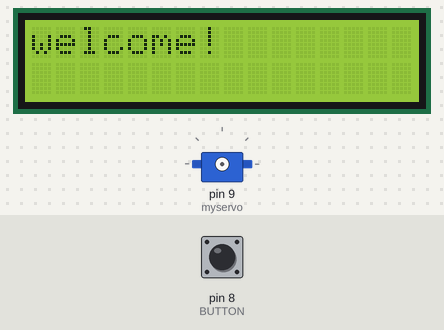
Bench run of a sketch on a simulated Arduino Uno, built with avr-gcc and run on an emulated ATmega328P. Shown: 16×2 character LCD, servo. The inputs (shaded band) are chosen by the test bench; at power-on: pin 8 (BUTTON) HIGH. What the sketch prints to the serial monitor is not drawn.

Above: at 0.1 s.
3.3 s: pin 8 (BUTTON) pulled LOW for 0.15 s
At 3.6 s:
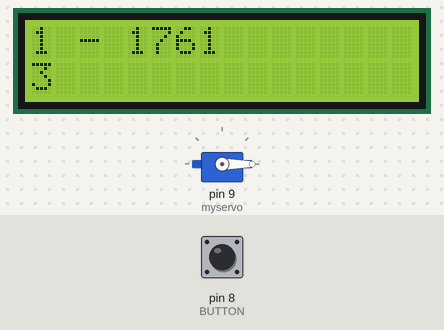
4.9 s: pin 8 (BUTTON) pulled LOW for 1 s
At 6.2 s:
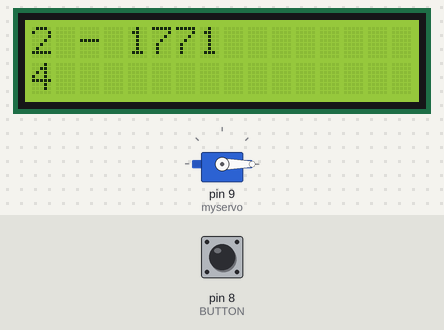
7.4 s: pin 8 (BUTTON) pulled LOW for 0.15 s
At 8.1 s:
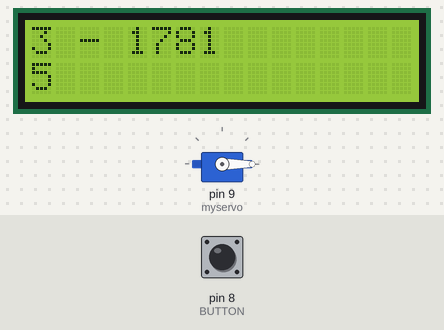
9.0 s: pin 8 (BUTTON) pulled LOW for 1 s
At 10.3 s:
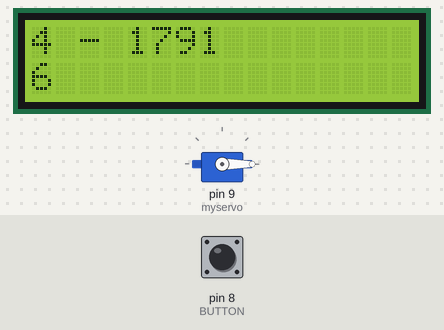
Timing chart, 0 to 12.0 s (numbered marks = the images above; inputs shaded):
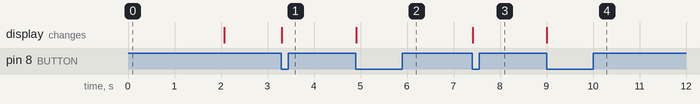

The sketch:

lcd_button_servo.ino
```cpp
// Servo stuff
#include <Servo.h>
Servo myservo;
float value;


// Lyquid Crystal stuff
#include <LiquidCrystal.h>
// initialize the library by associating any needed LCD interface pin
// with the arduino pin number it is connected to
const int rs = 12, en = 11, d4 = 5, d5 = 4, d6 = 3, d7 = 2;
LiquidCrystal lcd(rs, en, d4, d5, d6, d7);


#include "dataset.h"
#define BUTTON 8
int index = 0;
boolean pressed = false;

// SETUP /////////////////////////////////////////////////////////////
void setup() {
  // set up the LCD's number of columns and rows:
  lcd.begin(16, 2);

  // Print a message to the LCD.
  lcd.print("welcome!");
  delay(2000);
  lcd.clear();

  Serial.begin(9600);
  pinMode(BUTTON, INPUT_PULLUP);

  myservo.attach(9);

}


// LOOP //////////////////////////////////////////////////////////////
void loop() {
  if( !digitalRead(BUTTON ) && !pressed )
  {
    pressed = true;
    index = (++index) % NUMBEROFRECORDS;
    printNewData(index);
  } else if (digitalRead(BUTTON) && pressed )
  {
    pressed = false;
  }

  writeToServo( values[index] );

  delay(10);
}

// UTILITY ///////////////////////////////////////////////////////////
void printNewData(int _index)
{
  Serial.print(_index);
  Serial.print(" - ");
  Serial.print(years[_index]);
  Serial.print(") ");
  Serial.println(values[_index]);
  lcd.clear();
  lcd.print( _index );
  lcd.print(" - ");
  lcd.print( years[_index] );
  lcd.setCursor(0, 1);
  lcd.print( values[_index] );
}

void writeToServo(int _value)
{
  float val = map(_value, DATAMIN, DATAMAX, 0, 180);     // scale it to use it with the servo (value between 0 and 180)
  myservo.write(val);
}
```

dataset.h
```cpp
const int NUMBEROFRECORDS = 27;
int years[] = {1751, 1761, 1771, 1781, 1791, 1801, 1811, 1821, 1831, 1841, 1851, 1861, 1871, 1881, 1891, 1901, 1911, 1921, 1931, 1941, 1951, 1961, 1971, 1981, 1991, 2001, 2011};
int values[]= {3, 3, 4, 5, 6, 8, 11, 14, 23, 34, 54, 95, 156, 243, 372, 552, 836, 803, 940, 1334, 1767, 2580, 4208, 5138, 6142, 6893, 9503};
const int DATAMIN = 3;
const int DATAMAX = 9855;
```

Measured:
- after the input at 3.3 s, the display: changes at once (image 1)
- after the input at 4.9 s, the display: changes at once (image 2)
- after the input at 7.4 s, the display: changes at once (image 3)
- after the input at 9.0 s, the display: changes at once (image 4)
